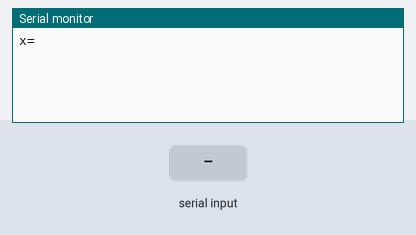
Simulated run of this sketch. Board: Arduino Uno, built with avr-gcc and run on an emulated ATmega328P. Shown: the last lines printed to the serial monitor. Inputs (shaded band) come from the test bench.

Above: at 1.2 s.
1.3 s: "90,45\n" received over Serial
At 2.61 s:
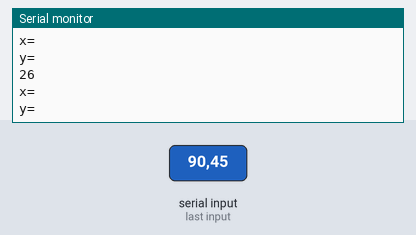
2.8 s: "30,150\n" received over Serial
At 4.6 s:
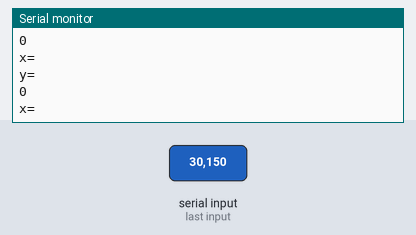

The sketch:

trigtest.ino
```cpp
const float Pi = 3.14159;
float radian, x, y;
int angle;

void setup(){
Serial.begin(9600);

}

void loop(){

//waiting for input
Serial.println("x=");
while (Serial.available() == 0) {}
x = Serial.parseFloat();
Serial.flush();

Serial.println("y=");
while (Serial.available() == 0) {}
y = Serial.parseFloat(); //read int or parseFloat for ..float...


if (x != 0) {
  radian = atan(y/x);
  angle = (radian * 180)/Pi;
}
else if (x == 0) {
  angle = 0;
}
else if ((y == 0) && (x < 0)) {
  angle = 270;
}
else if ((y == 0) && (x > 0)) {
  angle = 90;
}

if (angle < 0) {
  angle = 360 + angle;
}
Serial.println(angle);


}
```

Measured:
- after the input at 1.3 s, the serial monitor: prints a new line at once (image 1)
- after the input at 2.8 s, the serial monitor: prints a new line at once (image 2)
